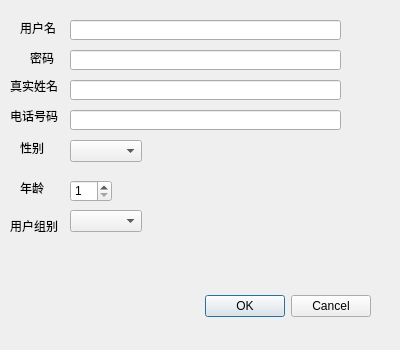
<?xml version="1.0" encoding="UTF-8"?>
<ui version="4.0">
 <class>AddUserDialog</class>
 <widget class="QDialog" name="AddUserDialog">
  <property name="geometry">
   <rect>
    <x>0</x>
    <y>0</y>
    <width>400</width>
    <height>350</height>
   </rect>
  </property>
  <property name="windowTitle">
   <string>Dialog</string>
  </property>
  <widget class="QDialogButtonBox" name="buttonBox">
   <property name="geometry">
    <rect>
     <x>30</x>
     <y>290</y>
     <width>341</width>
     <height>32</height>
    </rect>
   </property>
   <property name="orientation">
    <enum>Qt::Horizontal</enum>
   </property>
   <property name="standardButtons">
    <set>QDialogButtonBox::Cancel|QDialogButtonBox::Ok</set>
   </property>
  </widget>
  <widget class="QLabel" name="label">
   <property name="geometry">
    <rect>
     <x>20</x>
     <y>20</y>
     <width>41</width>
     <height>16</height>
    </rect>
   </property>
   <property name="text">
    <string>用户名</string>
   </property>
  </widget>
  <widget class="QLineEdit" name="lineEdit_username">
   <property name="geometry">
    <rect>
     <x>70</x>
     <y>20</y>
     <width>271</width>
     <height>20</height>
    </rect>
   </property>
  </widget>
  <widget class="QLabel" name="label_2">
   <property name="geometry">
    <rect>
     <x>30</x>
     <y>50</y>
     <width>31</width>
     <height>16</height>
    </rect>
   </property>
   <property name="text">
    <string>密码</string>
   </property>
  </widget>
  <widget class="QLineEdit" name="lineEdit_password">
   <property name="geometry">
    <rect>
     <x>70</x>
     <y>50</y>
     <width>271</width>
     <height>20</height>
    </rect>
   </property>
  </widget>
  <widget class="QLabel" name="label_3">
   <property name="geometry">
    <rect>
     <x>10</x>
     <y>80</y>
     <width>54</width>
     <height>12</height>
    </rect>
   </property>
   <property name="text">
    <string>真实姓名</string>
   </property>
  </widget>
  <widget class="QLineEdit" name="lineEdit_name">
   <property name="geometry">
    <rect>
     <x>70</x>
     <y>80</y>
     <width>271</width>
     <height>20</height>
    </rect>
   </property>
  </widget>
  <widget class="QLabel" name="label_4">
   <property name="geometry">
    <rect>
     <x>10</x>
     <y>110</y>
     <width>54</width>
     <height>12</height>
    </rect>
   </property>
   <property name="text">
    <string>电话号码</string>
   </property>
  </widget>
  <widget class="QLineEdit" name="lineEdit_tel">
   <property name="geometry">
    <rect>
     <x>70</x>
     <y>110</y>
     <width>271</width>
     <height>20</height>
    </rect>
   </property>
  </widget>
  <widget class="QLabel" name="label_5">
   <property name="geometry">
    <rect>
     <x>20</x>
     <y>140</y>
     <width>31</width>
     <height>16</height>
    </rect>
   </property>
   <property name="text">
    <string>性别</string>
   </property>
  </widget>
  <widget class="QComboBox" name="comboBox_gender">
   <property name="geometry">
    <rect>
     <x>70</x>
     <y>140</y>
     <width>72</width>
     <height>22</height>
    </rect>
   </property>
  </widget>
  <widget class="QLabel" name="label_6">
   <property name="geometry">
    <rect>
     <x>20</x>
     <y>180</y>
     <width>31</width>
     <height>16</height>
    </rect>
   </property>
   <property name="text">
    <string>年龄</string>
   </property>
  </widget>
  <widget class="QSpinBox" name="spinBox_age">
   <property name="geometry">
    <rect>
     <x>70</x>
     <y>180</y>
     <width>42</width>
     <height>22</height>
    </rect>
   </property>
   <property name="minimum">
    <number>1</number>
   </property>
   <property name="maximum">
    <number>114514</number>
   </property>
  </widget>
  <widget class="QLabel" name="label_7">
   <property name="geometry">
    <rect>
     <x>10</x>
     <y>220</y>
     <width>54</width>
     <height>12</height>
    </rect>
   </property>
   <property name="text">
    <string>用户组别</string>
   </property>
  </widget>
  <widget class="QComboBox" name="comboBox_group">
   <property name="geometry">
    <rect>
     <x>70</x>
     <y>210</y>
     <width>72</width>
     <height>22</height>
    </rect>
   </property>
  </widget>
 </widget>
 <resources/>
 <connections>
  <connection>
   <sender>buttonBox</sender>
   <signal>accepted()</signal>
   <receiver>AddUserDialog</receiver>
   <slot>accept()</slot>
   <hints>
    <hint type="sourcelabel">
     <x>248</x>
     <y>254</y>
    </hint>
    <hint type="destinationlabel">
     <x>157</x>
     <y>274</y>
    </hint>
   </hints>
  </connection>
  <connection>
   <sender>buttonBox</sender>
   <signal>rejected()</signal>
   <receiver>AddUserDialog</receiver>
   <slot>reject()</slot>
   <hints>
    <hint type="sourcelabel">
     <x>316</x>
     <y>260</y>
    </hint>
    <hint type="destinationlabel">
     <x>286</x>
     <y>274</y>
    </hint>
   </hints>
  </connection>
 </connections>
</ui>
